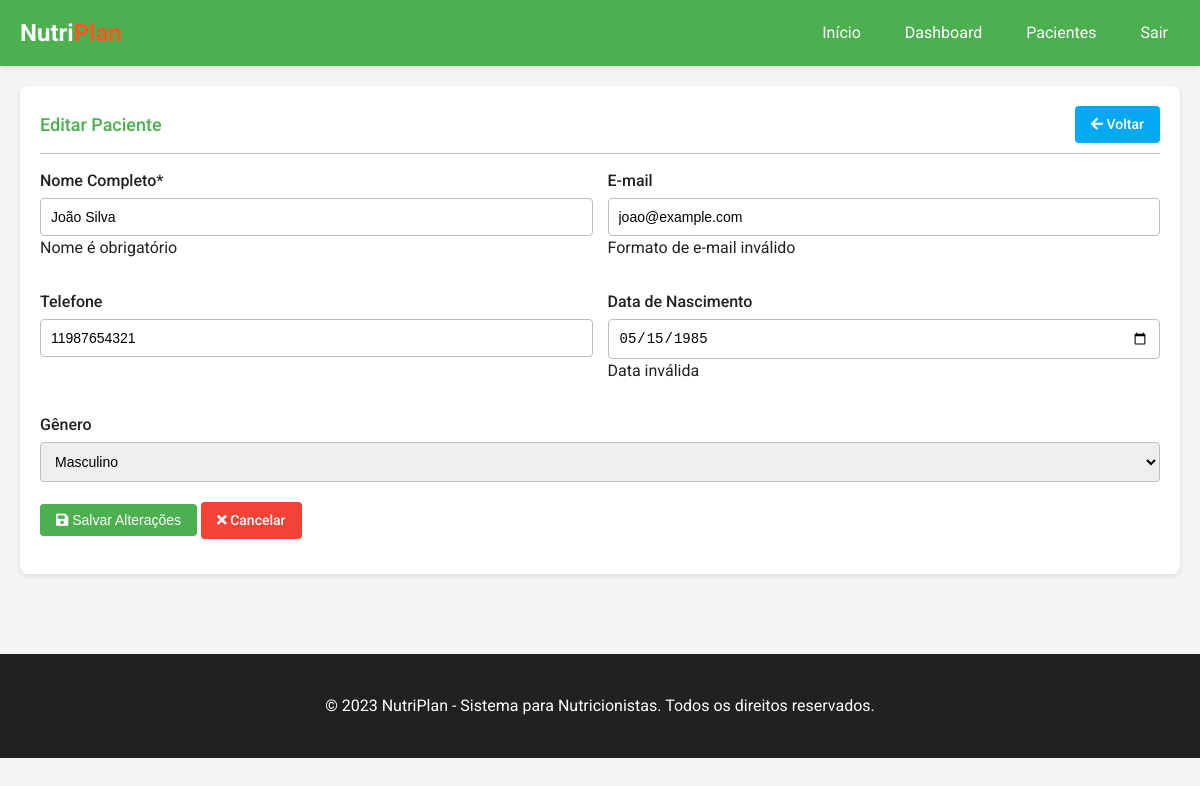
The app's page /patient/patient/1/edit (signed in), older data.
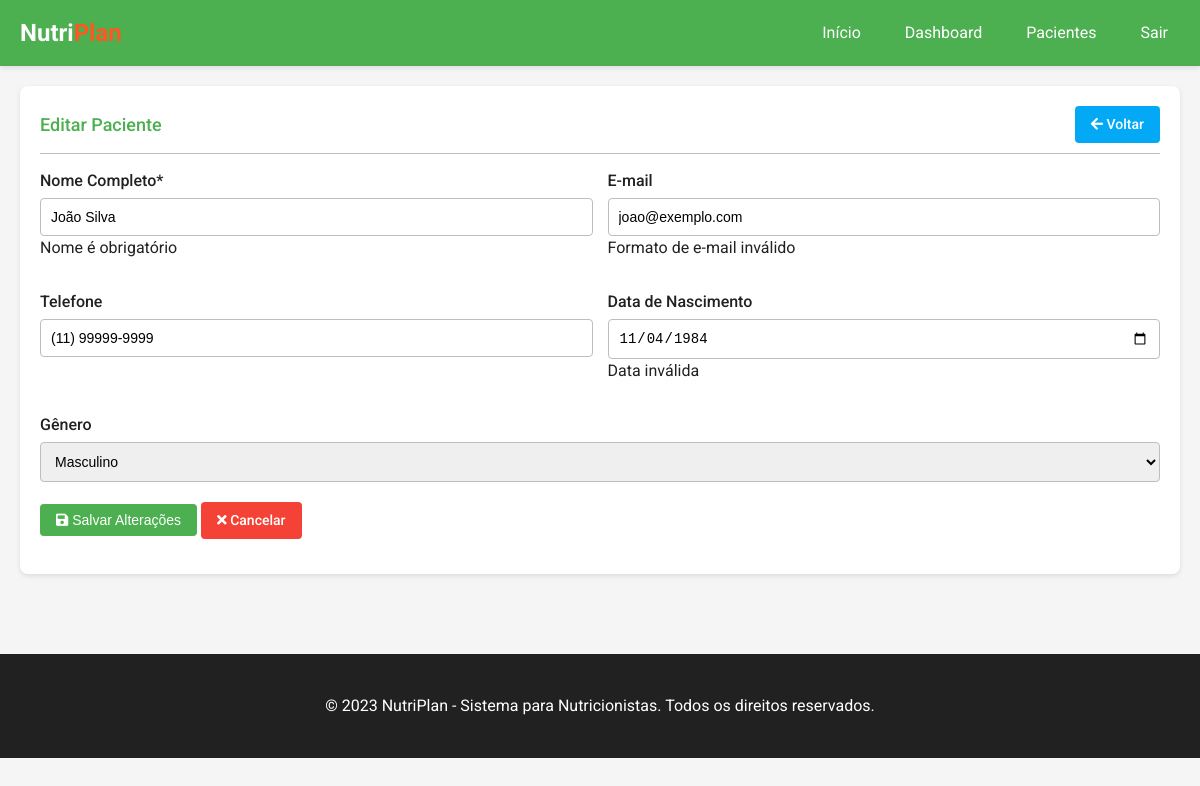
The same page, newer data.
### models.py (models this page shows, shortened)
class Patient(db.Model):
    id = db.Column(db.Integer, primary_key=True)
    name = db.Column(db.String(100), nullable=False)
    email = db.Column(db.String(120), unique=True, nullable=True)
    phone = db.Column(db.String(20), nullable=True)
    birthday = db.Column(db.Date, nullable=True)
    gender = db.Column(db.String(10), nullable=True)
    created_at = db.Column(db.DateTime, default=datetime.utcnow)
    user_id = db.Column(db.Integer, db.ForeignKey('user.id'), nullable=False)
    measurements = db.relationship('Measurement', backref='patient', lazy=True, cascade="all, delete-orphan")
    meal_plans = db.relationship('MealPlan', backref='patient', lazy=True, cascade="all, delete-orphan")
    consultations = db.relationship('Consultation', backref='patient', lazy=True, cascade="all, delete-orphan")

### routes.py (the view, shortened to what this page needs)
@patient_bp.route('/patient/<int:patient_id>/edit', methods=['GET', 'POST'])
@login_required
def edit_patient(patient_id):
    patient = Patient.query.get_or_404(patient_id)
    if patient.user_id != session.get('user_id'):
        flash('Você não tem permissão para editar este paciente.', 'danger')
        return redirect(url_for('patient.patients_list'))
    return render_template('patient_detail.html', patient=patient, is_new=False, is_edit=True)

### utils.py (called while the page is built)
def login_required(f):
    @wraps(f)
    def decorated_function(*args, **kwargs):
        if 'user_id' not in session:
            flash('Por favor, faça login para acessar esta página.', 'warning')
            return redirect(url_for('auth.login'))
        return f(*args, **kwargs)
    return decorated_function

### templates/patient_detail.html (shortened to what the changed rows need)
<!DOCTYPE html>
<html lang="pt-br">
<head>
    <link rel="stylesheet" href="https://cdnjs.cloudflare.com/ajax/libs/font-awesome/5.15.4/css/all.min.css">
    <link rel="stylesheet" href="{{ url_for('static', filename='css/style.css') }}">
</head>
<body>
    <div class="container">
        <div class="card">
            {% if is_new %}
            <div class="card-header">
                <h2 class="card-title">Novo Paciente</h2>
                <a href="{{ url_for('patient.patients_list') }}" class="btn btn-info">
                    <i class="fas fa-arrow-left"></i> Voltar
                </a>
            </div>
            <div class="card-content">
                <form method="POST" action="{{ url_for('patient.add_patient') }}" class="needs-validation" id="patientForm">
                    <div class="form-row">
                        <div class="form-group">
                            <label for="name" class="form-label">Nome Completo*</label>
                            <input type="text" id="name" name="name" class="form-control" required>
                            <div class="invalid-feedback">Nome é obrigatório</div>
                        </div>
                        <div class="form-group">
                            <label for="email" class="form-label">E-mail</label>
                            <input type="email" id="email" name="email" class="form-control">
                            <div class="invalid-feedback">Formato de e-mail inválido</div>
                        </div>
                    </div>
                    <div class="form-row">
                        <div class="form-group">
                            <label for="phone" class="form-label">Telefone</label>
                            <input type="tel" id="phone" name="phone" class="form-control" placeholder="(00) 00000-0000">
                        </div>
                        <div class="form-group">
                            <label for="birthday" class="form-label">Data de Nascimento</label>
                            <input type="date" id="birthday" name="birthday" class="form-control">
                            <div class="invalid-feedback">Data inválida</div>
                        </div>
                    </div>
                    <div class="form-group">
                        <label for="gender" class="form-label">Gênero</label>
                        <select id="gender" name="gender" class="form-control">
                            <option value="">Selecione...</option>
                            <option value="Masculino">Masculino</option>
                            <option value="Feminino">Feminino</option>
                            <option value="Outro">Outro</option>
                            <option value="Prefiro não informar">Prefiro não informar</option>
                        </select>
                    </div>
                    <div class="form-group mt-4">
                        <button type="submit" class="btn">
                            <i class="fas fa-save"></i> Salvar Paciente
                        </button>
                        <a href="{{ url_for('patient.patients_list') }}" class="btn btn-danger">
                            <i class="fas fa-times"></i> Cancelar
                        </a>
                    </div>
                </form>
            </div>
            {% elif is_edit is defined and is_edit %}
            <div class="card-header">
                <h2 class="card-title">Editar Paciente</h2>
                <a href="{{ url_for('patient.patient_detail', patient_id=patient.id) }}" class="btn btn-info">
                    <i class="fas fa-arrow-left"></i> Voltar
                </a>
            </div>
            <div class="card-content">
                <form method="POST" action="{{ url_for('patient.edit_patient', patient_id=patient.id) }}" class="needs-validation" id="patientForm">
                    <div class="form-row">
                        <div class="form-group">
                            <label for="name" class="form-label">Nome Completo*</label>
                            <input type="text" id="name" name="name" class="form-control" value="{{ patient.name }}" required>
                            <div class="invalid-feedback">Nome é obrigatório</div>
                        </div>
                        <div class="form-group">
                            <label for="email" class="form-label">E-mail</label>
                            <input type="email" id="email" name="email" class="form-control" value="{{ patient.email or '' }}">
                            <div class="invalid-feedback">Formato de e-mail inválido</div>
                        </div>
                    </div>
                    <div class="form-row">
                        <div class="form-group">
                            <label for="phone" class="form-label">Telefone</label>
                            <input type="tel" id="phone" name="phone" class="form-control" value="{{ patient.phone or '' }}" placeholder="(00) 00000-0000">
                        </div>
                        <div class="form-group">
                            <label for="birthday" class="form-label">Data de Nascimento</label>
                            <input type="date" id="birthday" name="birthday" class="form-control" value="{{ patient.birthday.strftime('%Y-%m-%d') if patient.birthday else '' }}">
                            <div class="invalid-feedback">Data inválida</div>
                        </div>
                    </div>
                    <div class="form-group">
                        <label for="gender" class="form-label">Gênero</label>
                        <select id="gender" name="gender" class="form-control">
                            <option value="Masculino" {{ 'selected' if patient.gender == 'Masculino' else '' }}>Masculino</option>
                        </select>
                    </div>
                    <div class="form-group mt-4">
                        <button type="submit" class="btn">
                            <i class="fas fa-save"></i> Salvar Alterações
                        </button>
                        <a href="{{ url_for('patient.patient_detail', patient_id=patient.id) }}" class="btn btn-danger">
                            <i class="fas fa-times"></i> Cancelar
                        </a>
                    </div>
                </form>
            </div>
            {% endif %}
        </div>
    </div>
</body>
</html>

Row changes from the older to the newer data that the page shows:
changed Patient "João Silva": email "joao@example.com" → "joao@exemplo.com"; phone "11987654321" → "(11) 99999-9999"; birthday "05/15/1985" → "11/04/1984"
